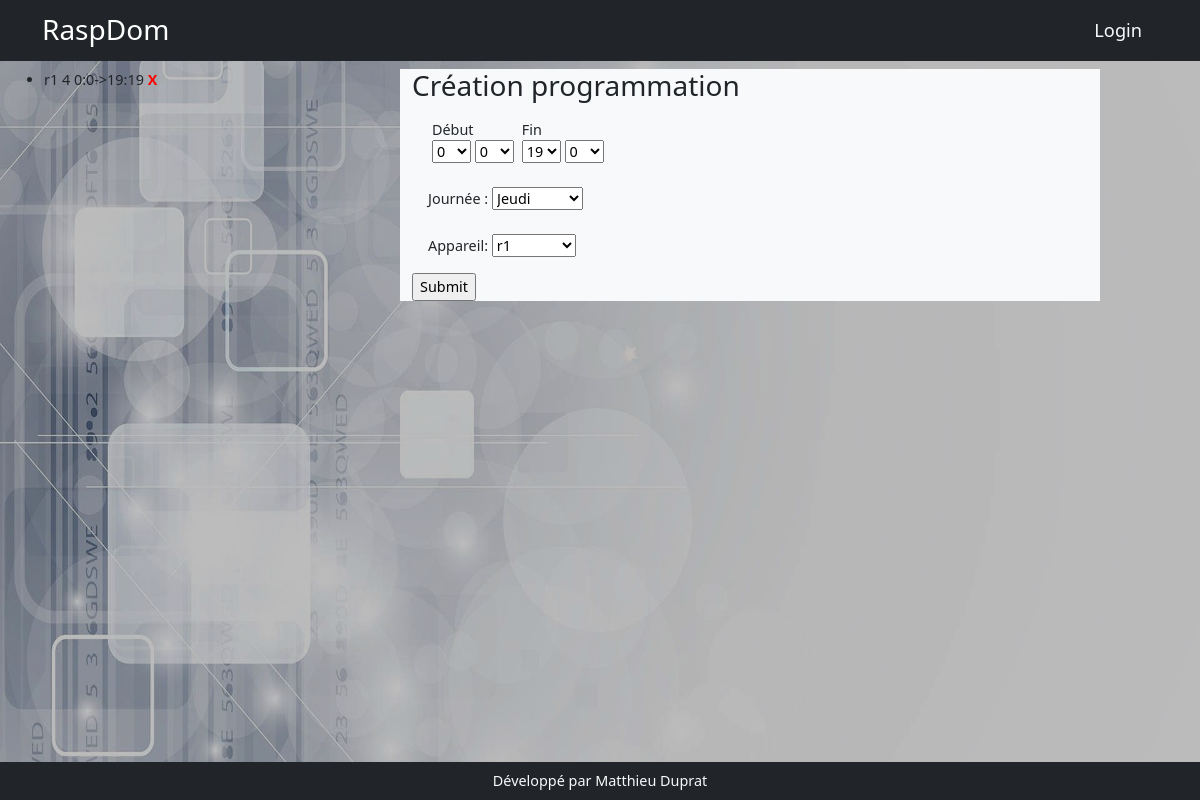
/programmation/edit/1, run on an earlier commit of the app's database.
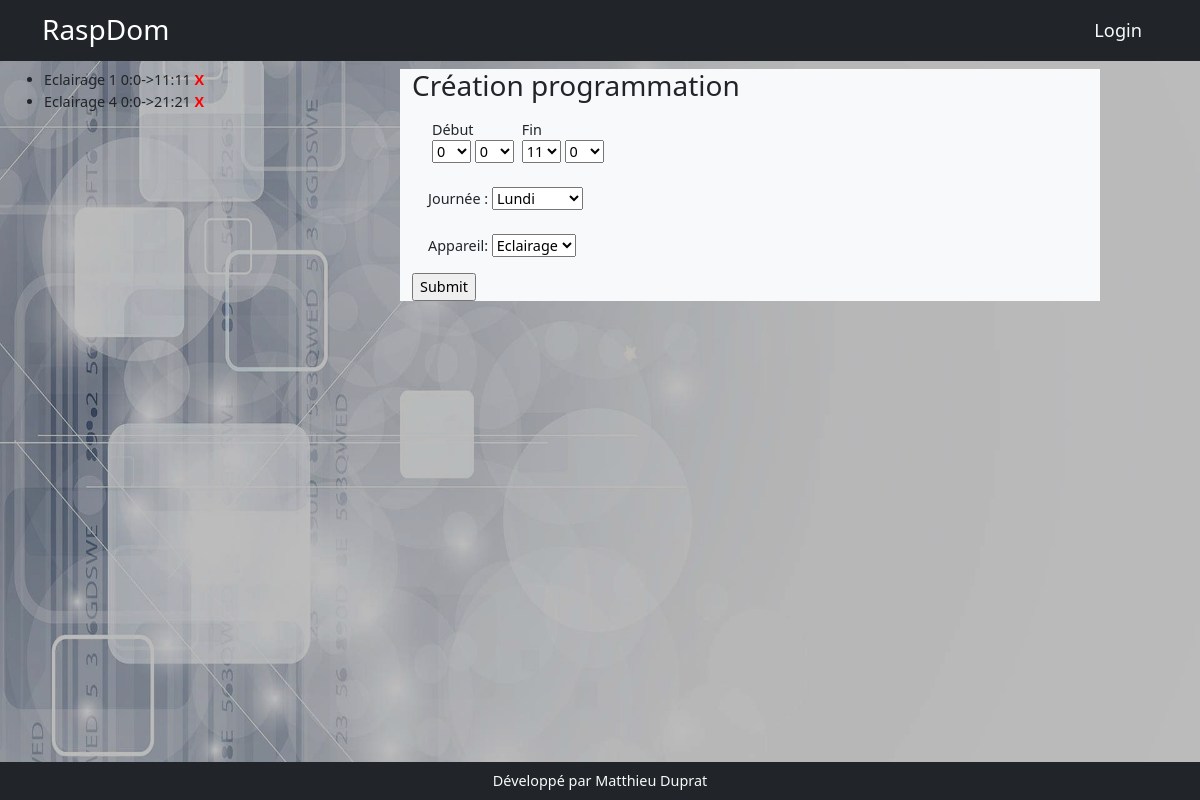
And on a later commit of the database.
### models.py (models this page shows, shortened)
class Programmation(db.Model):
    id = db.Column(db.Integer, primary_key=True)
    start = db.Column(db.Integer)
    start_min = db.Column(db.Integer)
    end = db.Column(db.Integer)
    end_min = db.Column(db.Integer)
    day = db.Column(db.Integer)
    appareil = db.Column(db.Integer, db.ForeignKey('appareil.id'), nullable=True)

class Appareil(db.Model):
    id = db.Column(db.Integer, primary_key=True)
    nom = db.Column(db.String(200))
    description = db.Column(db.String(200))
    categorieappareil = db.Column(db.String(200), nullable=True)
    sortie = db.Column(db.String(200), nullable=True)
    image = db.Column(db.String(200), nullable=True)
    gpios = db.relationship('Gpio', backref='appareil', lazy=True)
    order_gpio = db.Column(db.String(200))
    nbre_gpio = db.Column(db.Integer)
    programmations = db.relationship('Programmation', backref='appareil_programmation', lazy=True)
    mode_de_marche = db.relationship('ModeDeMarche',  uselist=False,  backref='appareil_mode_de_marche', lazy=True)
    auto = db.relationship('Auto', uselist=False, backref='appareil_auto', lazy=True)
    sonde_id = db.Column(db.Integer, db.ForeignKey('sonde.id'))
    sonde = db.relationship('Sonde', uselist=False, backref='appareil_sonde', lazy=True)
    manuel = db.relationship('Manuel', uselist=False, backref='appareil_ordre', lazy=True)
    label = db.Column(db.String(250))
    sonde_actived = db.Column(db.Boolean,default=False, nullable=False)
    min = db.Column(db.Float(),default=17.0)
    max = db.Column(db.Float(),default=19.0)
    mf = db.relationship('Mf',  cascade="delete",uselist=False, backref='app_mf', lazy=True)

### app.py (the view)
@app.route('/programmation/edit/<int:programmation_id>', methods=['POST','GET'])
def edit_programmation(programmation_id):
    programmation = Programmation.query.get(programmation_id)
    programmationform = ProgrammationForm(obj=programmation, data=request.form)
    programmations = Programmation.query.filter_by(appareil=programmation.appareil_programmation.id).all()
    if programmationform.validate_on_submit():
        programmationform.populate_obj(programmation)
        db.session.add(programmation)
        db.session.commit()
        return redirect(url_for('liste_programmations'))
    programmationform.appareil.choices = [(data.id, data.nom) for data in Appareil.query.all()]
    return render_template('programmation/programmation.html', programmationform=programmationform, programmations=programmations)

### forms.py
class ProgrammationForm(FlaskForm):
    choices_day = [(1, 'Lundi'), (2, 'Mardi'), (3, 'Mercredi'), (4, 'Jeudi'), (5, 'Vendredi'), (6, 'Samedi'),
                   (7, 'Dimanche')]
    choices_min = [data for data in range(0,60,1)]
    choices_hours = [data for data in range(0,24)]
    start = SelectField(choices=choices_hours)
    start_min = SelectField(choices=choices_min)
    end = SelectField(choices=choices_hours)
    end_min = SelectField(choices=choices_min)
    day = SelectField(choices=choices_day)
    appareil = SelectField(validate_choice=False)

### templates/programmation/programmation.html (shortened to what this page needs)
{% extends 'base.html'%}
{% block content %}
<div class="row">
    <div class="col-md-3">
        <ul>
            {% for programmation in programmations if programmations %}
            <li>{{programmation.appareil_programmation.nom}} {{programmation.day}} {{programmation.start}}:{{programmation.start_min}}->{{programmation.end}}:{{programmation.end}} <span style="font-weight:bold;color:red;">X</span></li>
            {% endfor %}
        </ul>
    </div>
    <div class="col-md-7 mx-auto  bg-light">
        <h3>Création programmation</h3>
            <form action="" method="post">
                <div class="d-flex m-2 p-2">
                     <div class="d-flex flex-column mx-1">
                        <div>Début</div>
                        <div>{{programmationform.start}} {{programmationform.start_min}}</div>
                     </div>
                     <div class="d-flex flex-column mx-1">
                        <div>Fin</div>
                        <div>{{programmationform.end}} {{programmationform.end_min}}</div>
                    </div>
                </div>
                    <div class="m-2 p-2">
                        Journée : {{programmationform.day}}
                    </div>
                    <div class="m-2 p-2">
                        Appareil: {{programmationform.appareil}}
                    </div>
                <input type="submit">
            </form>
    </div>
</div>
{% endblock %}

What changed in the data, as far as the page shows it:
changed Programmation (number 1 of 2 on the later page): appareil_programmation.nom "r1" → "Eclairage"; day "4" → "1"; end "19" → "11"
added Programmation: appareil_programmation.nom "Eclairage", day "4", start "0", start_min "0", end "21"
Also different on the page:
form field end: "19" → "11"
form field day: "Jeudi" → "Lundi"
form field appareil: "r1" → "Eclairage"
